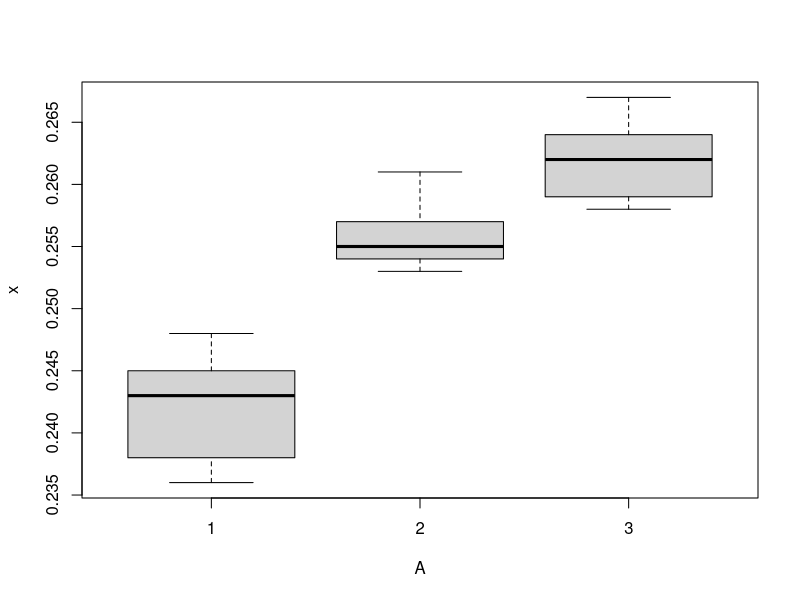
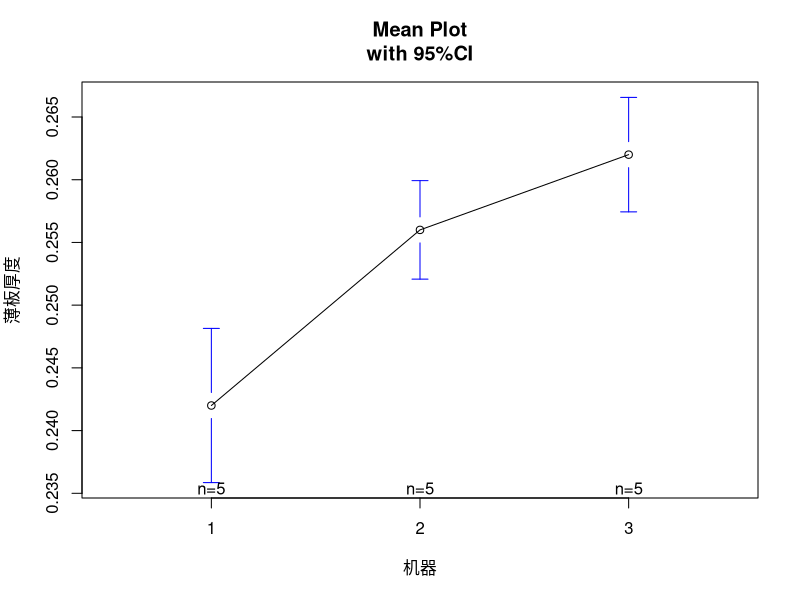
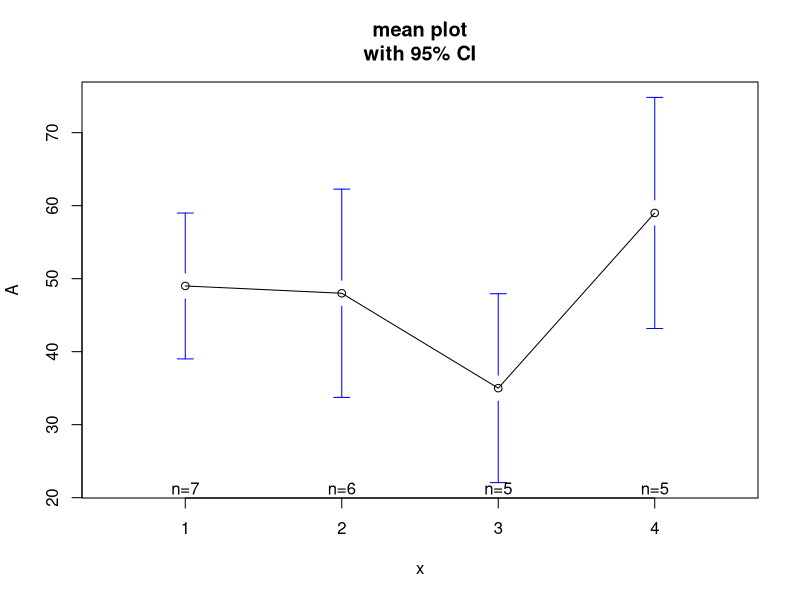
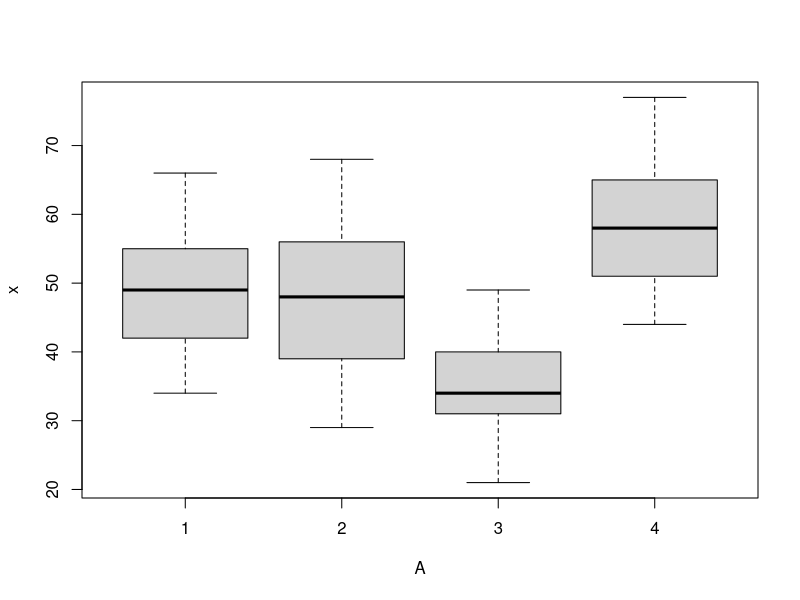
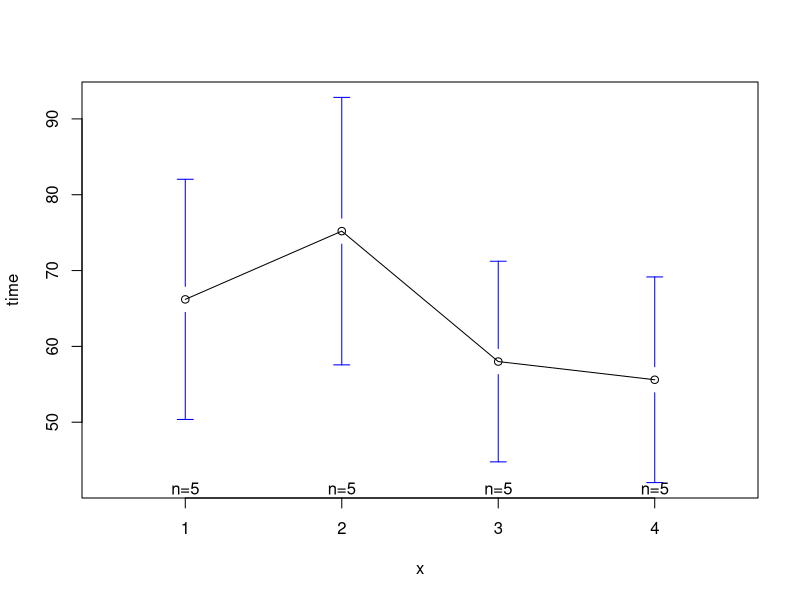
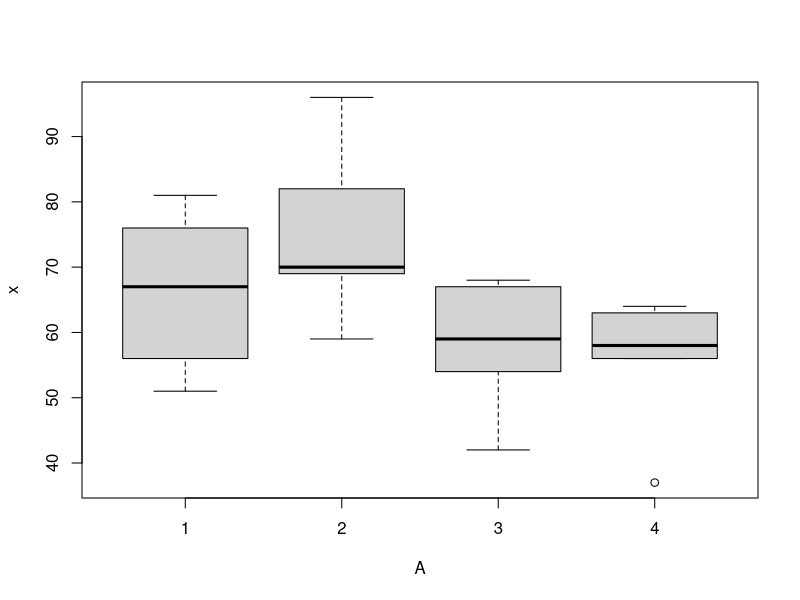
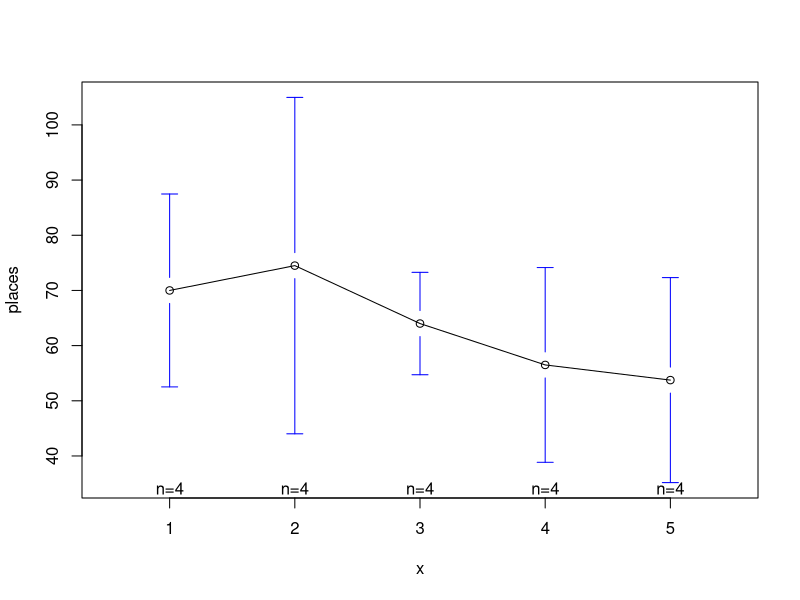
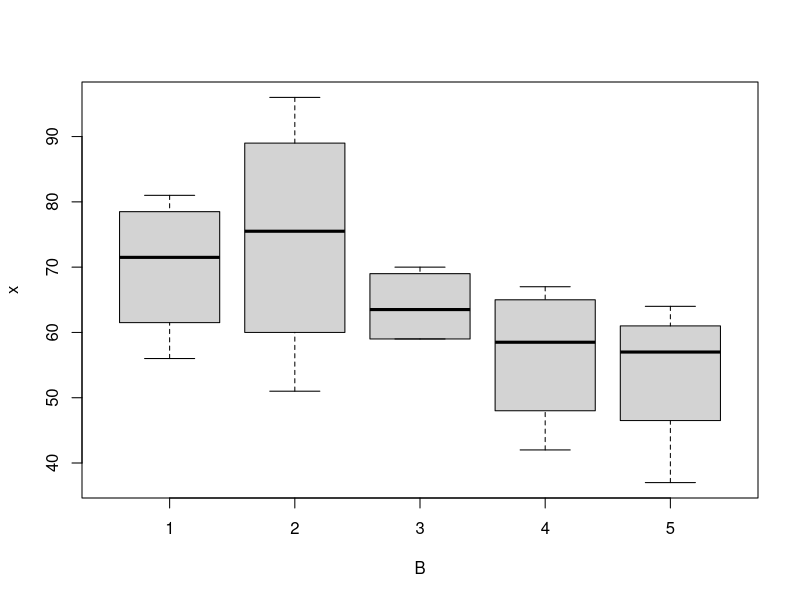

The R script that drew these images, in order:
## ---- chunk 1
library(car)
library(gplots)
## ---- chunk 2
x <- c(
    0.236, 0.238, 0.248, 0.245, 0.243,
    0.257, 0.253, 0.255, 0.254, 0.261,
    0.258, 0.264, 0.259, 0.267, 0.262
)
# 用gl函数生成因子
A <- gl(3, 5)
fit <- aov(x ~ A)
summary(fit)

# 进行多重比较
pairwise.t.test(x, A)
boxplot(x ~ A)

# 正态检验
shapiro.test(x)
shapiro.test(x[1:5])
shapiro.test(x[6:10])
shapiro.test(x[11:15])

# 方差齐性检验
bartlett.test(x ~ A)
# 方差齐性分析对离群点非常敏感
outlierTest(fit)

plotmeans(x ~ A, xlab = "机器", ylab = "薄板厚度", main = "Mean Plot\nwith 95%CI")
## ---- chunk 3
x <- c(
    57, 66, 49, 40, 34, 53, 44,
    68, 39, 29, 45, 56, 51,
    31, 49, 21, 34, 40,
    44, 51, 65, 77, 58
)
# 用factor函数生成因子
A <- factor(c(rep(1, 7), rep(2, 6), rep(3, 5), rep(4, 5)))
fit <- aov(x ~ A)
summary(fit)
# 进行多重比较
pairwise.t.test(x, A)
plotmeans(x ~ A, xlab = "x", ylab = "A", p = 0.95, main = "mean plot\nwith 95% CI")
boxplot(x ~ A)
## ---- chunk 4
x <- c(
    58.2, 56.2, 65.3, 52.6, 41.2, 60.8,
    49.1, 54.1, 51.6, 42.8, 50.5, 48.4,
    60.1, 70.9, 39.2, 58.3, 73.2, 40.7,
    75.8, 58.2, 48.7, 71.5, 51, 41.4
)
A <- gl(4, 6)
B <- gl(3, 1, 24)
fit <- aov(x ~ A + B + A:B)
summary(fit)
## ---- chunk 5
x <- c(
    76, 67, 81, 56, 51,
    82, 69, 96, 59, 70,
    68, 59, 67, 54, 42,
    63, 56, 64, 58, 37
)
A <- gl(4, 5)
B <- gl(5, 4)
fit <- aov(x ~ A + B + A:B)
summary(fit)
fitA=aov(x~A)
pairwise.t.test(x,A)
plotmeans(x~A, xlab="x",ylab="time",p=0.95)
boxplot(x~A)
firB=aov(x~B)
pairwise.t.test(x,B)
plotmeans(x~B, xlab="x",ylab="places",p=0.95)
boxplot(x~B)
## ---- chunk 6
x <- c(
    29.6, 27.3, 5.8, 21.6, 29.2,
    24.3, 32.6, 6.2, 17.4, 32.8,
    28.5, 30.8, 11.0, 18.3, 25.0,
    32.0, 34.8, 8.3, 19.0, 24.2
)
A <- gl(5, 1, 20)
fit <- aov(x ~ A)
summary(fit)

# 多重比较
pairwise.t.test(x,B)
